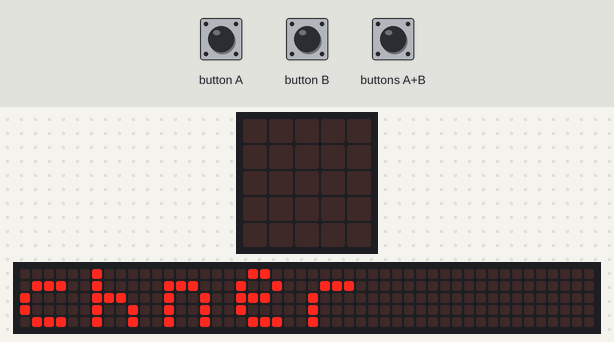
Simulated run of this program. Board: BBC micro:bit (MakeCode). Shown: the board's 5×5 LED display, a strip that is not on the board, showing the scrolling text unrolled. The inputs (shaded band) are chosen by the test bench. The 48×5 strip is a reading aid, not a part: it shows the text the display is scrolling, unrolled, one strip-width of it at a time.

Above: at 12.2 s.
13.9 s: button A pressed for 0.15 s
At 14.2 s:
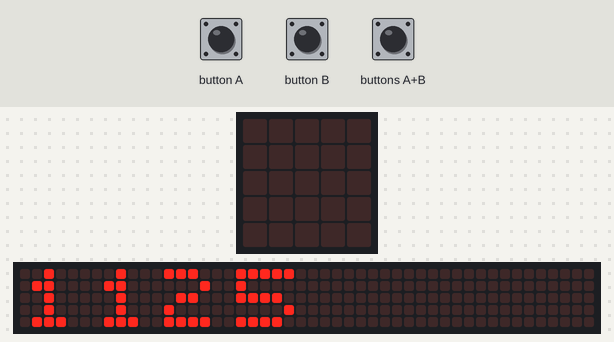
14.6 s: button B pressed for 0.15 s
At 22.91 s:
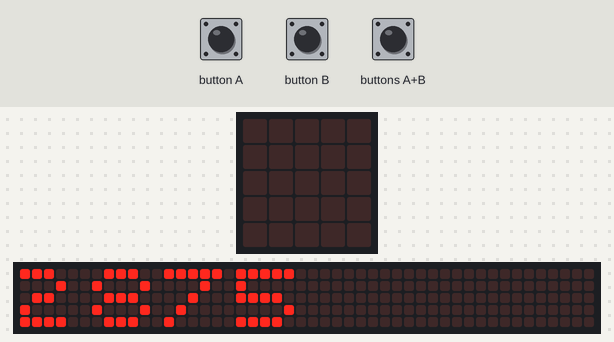
At 23.5 s:
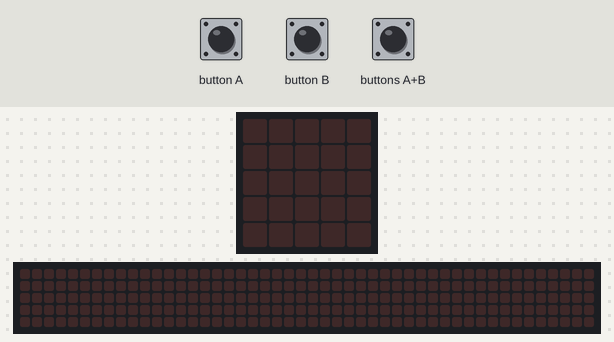

The program:

main.ts
```typescript
input.onButtonPressed(Button.A, function () {
    Zahl1 = 1125
    basic.showNumber(Zahl1)
    basic.pause(3000)
})
input.onButtonPressed(Button.AB, function () {
    ergebnis = Zahl1 + zahl2
    basic.showNumber(ergebnis)
    basic.pause(3000)
    basic.showLeds(`
        . # . # .
        # # # . #
        . # # . #
        . # # . #
        . # . # .
        `)
    basic.pause(3000)
})
input.onButtonPressed(Button.B, function () {
    zahl2 = 2875
    basic.showNumber(zahl2)
    basic.pause(3000)
})
let zahl2 = 0
let ergebnis = 0
let Zahl1 = 0
basic.showString("Ennos Rechner")
basic.forever(function () {

})
```

test.ts
```typescript
// Hier kann man Tests durchführen; diese Datei wird nicht kompiliert, wenn dieses Paket als Erweiterung verwendet wird.
```

Measured:
- after the input at 13.9 s, the display: changes after 0.15 s (image 1)
- what the display in image 0 shows lasts 0.4 s, from 12.2 s to 12.6 s
